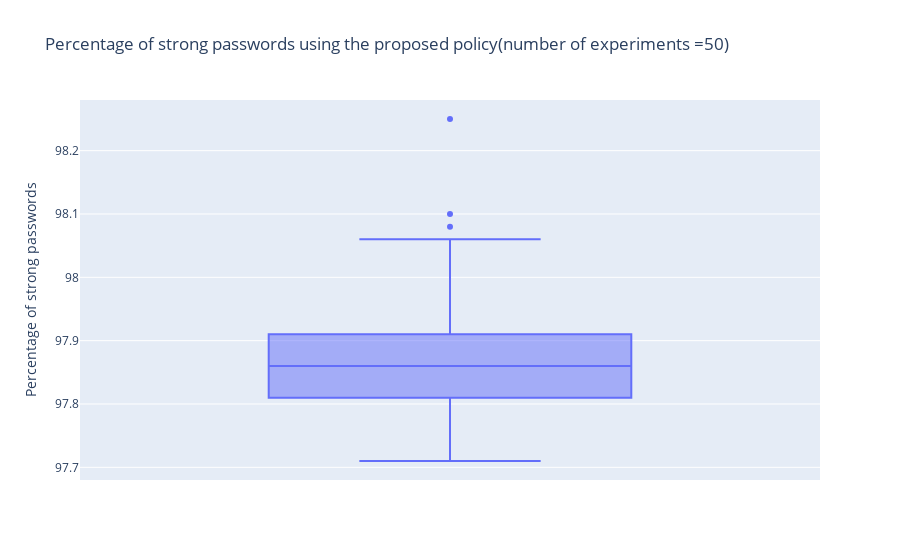

Notebook code cell kept with this figure:
### Code cell
experiment = pd.DataFrame()
experiment['Number of users'] = exps
experiment['Percentage of strong passwords'] = strong
fig = px.box(experiment, y="Percentage of strong passwords",
             title="Percentage of strong passwords using the proposed policy"+'(number of experiments ='+str(len(exps))+")")
fig.show()

### Figure 1 — Plotly figure (JSON) as saved in the notebook; plotly's stock layout.template omitted (floating-point values rounded to 4 significant figures)
{"data": [{"alignmentgroup": "True", "hovertemplate": "Percentage of strong passwords=%{y}<extra></extra>", "legendgroup": "", "marker": {"color": "#636efa"}, "name": "", "notched": false, "offsetgroup": "", "orientation": "v", "showlegend": false, "type": "box", "x0": " ", "xaxis": "x", "y": [98.1, 97.85, 97.9, 98.25, 97.78, 97.8, 97.83, 97.81, 97.86, 97.71, 97.86, 98.06, 97.88, 97.91, 97.87, 97.76, 97.75, 97.84, 97.76, 98.08, 97.89, 97.8, 97.77, 97.9, 97.84, 97.87, 97.91, 97.91, 97.92, 97.97, 97.76, 97.84, 97.97, 97.89, 97.84, 98.02, 97.82, 97.78, 97.83, 97.78, 97.95, 97.92, 97.87, 97.86, 97.79, 98.01, 97.86, 97.82, 97.95, 97.9], "y0": " ", "yaxis": "y"}], "layout": {"boxmode": "group", "legend": {"tracegroupgap": 0}, "title": {"text": "Percentage of strong passwords using the proposed policy(number of experiments =50)"}, "xaxis": {"anchor": "y", "domain": [0, 1]}, "yaxis": {"anchor": "x", "domain": [0, 1], "title": {"text": "Percentage of strong passwords"}}}}
